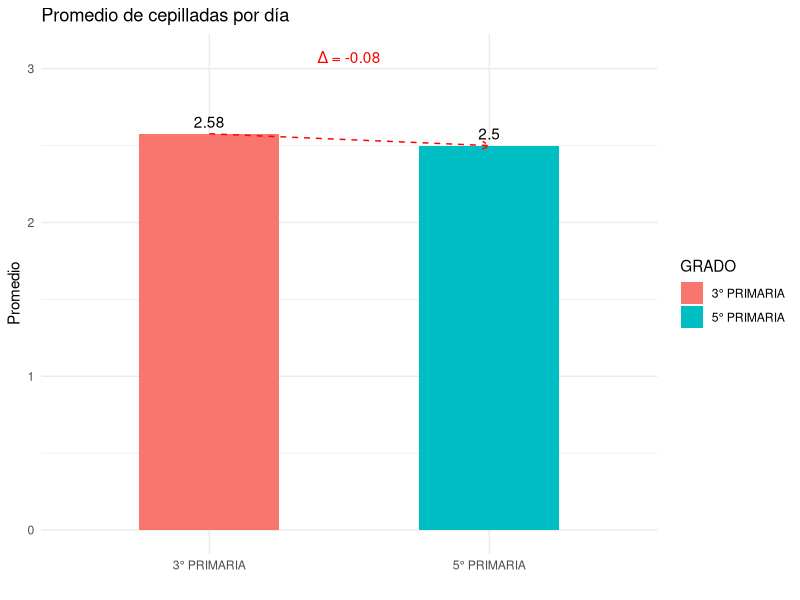
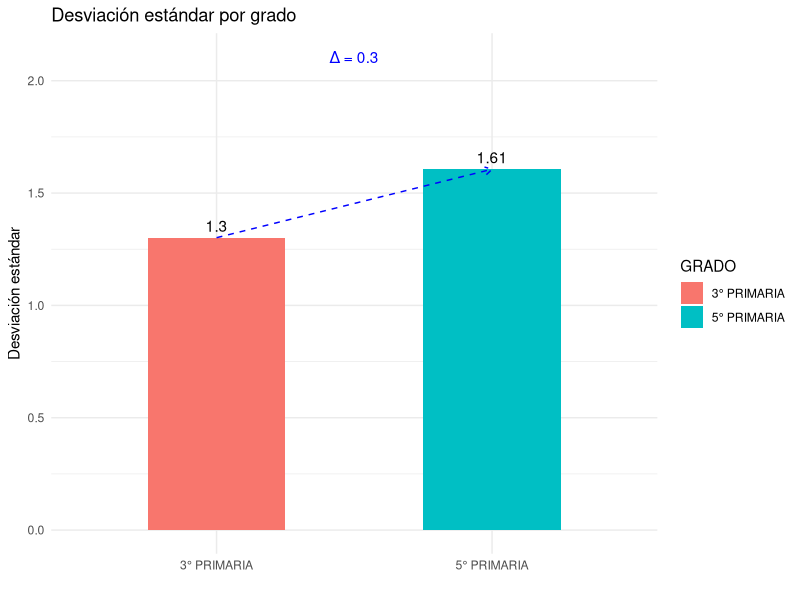
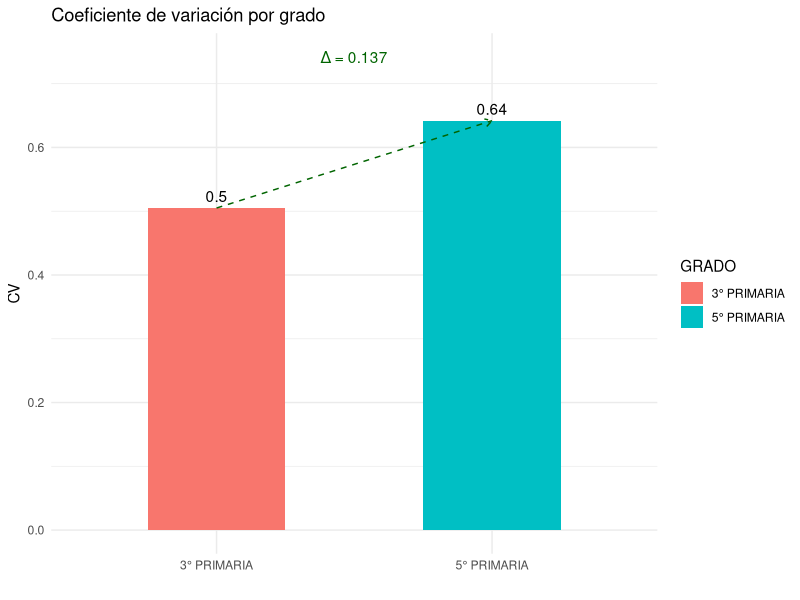

Source code (R) for these figures, in order:
# Instalar paquetes si no están instalados (solo una vez)
# install.packages(c("ggplot2", "dplyr", "tidyr", "ggpubr"))

# Cargar librerías
library(ggplot2)
library(dplyr)
library(tidyr)
library(ggpubr)

# Crear los datos
datos <- data.frame(
  GRADO = c("3° PRIMARIA", "5° PRIMARIA"),
  CANTIDADES = I(list(
    c(2,3,1,1,5,3,1,4,3,1,2,1,2,4,1,4,3,4,5,2,2,3,3,2,1,4),
    c(3,1,1,4,1,5,4,1,1,1,1,5,1,5,1,2,2,3,1,5,2,5,3,1,4,2)
  ))
)

# Expandir datos en formato largo
df <- datos %>%
  unnest(cols = c(CANTIDADES)) %>%
  group_by(GRADO) %>%
  mutate(ESTUDIANTE = row_number()) %>%
  rename(CEPILLADAS = CANTIDADES)

# Resumen estadístico
resumen <- df %>%
  group_by(GRADO) %>%
  summarise(
    MEDIA = mean(CEPILLADAS),
    DESVIACION = sd(CEPILLADAS),
    CV = round((DESVIACION / MEDIA), 3)
  )

# Calcular diferencias
diferencia_media <- diff(resumen$MEDIA)
diferencia_sd <- diff(resumen$DESVIACION)
diferencia_cv <- diff(resumen$CV)

# Gráfico 1: Promedio
g1 <- ggplot(resumen, aes(x = GRADO, y = MEDIA, fill = GRADO)) +
  geom_col(width = 0.5) +
  geom_text(aes(label = round(MEDIA,2)), vjust = -0.5) +
  annotate("segment", x = 1, xend = 2, y = resumen$MEDIA[1], yend = resumen$MEDIA[2],
           colour = "red", arrow = arrow(length = unit(0.2,"cm")), linetype = "dashed") +
  annotate("text", x = 1.5, y = max(resumen$MEDIA) + 0.5,
           label = paste0("Δ = ", round(diferencia_media, 2)), color = "red") +
  labs(title = "Promedio de cepilladas por día", y = "Promedio", x = "") +
  theme_minimal()

# Gráfico 2: Desviación estándar
g2 <- ggplot(resumen, aes(x = GRADO, y = DESVIACION, fill = GRADO)) +
  geom_col(width = 0.5) +
  geom_text(aes(label = round(DESVIACION,2)), vjust = -0.5) +
  annotate("segment", x = 1, xend = 2, y = resumen$DESVIACION[1], yend = resumen$DESVIACION[2],
           colour = "blue", arrow = arrow(length = unit(0.2,"cm")), linetype = "dashed") +
  annotate("text", x = 1.5, y = max(resumen$DESVIACION) + 0.5,
           label = paste0("Δ = ", round(diferencia_sd, 2)), color = "blue") +
  labs(title = "Desviación estándar por grado", y = "Desviación estándar", x = "") +
  theme_minimal()

# Gráfico 3: Coeficiente de variación
g3 <- ggplot(resumen, aes(x = GRADO, y = CV, fill = GRADO)) +
  geom_col(width = 0.5) +
  geom_text(aes(label = round(CV,2)), vjust = -0.5) +
  annotate("segment", x = 1, xend = 2, y = resumen$CV[1], yend = resumen$CV[2],
           colour = "darkgreen", arrow = arrow(length = unit(0.2,"cm")), linetype = "dashed") +
  annotate("text", x = 1.5, y = max(resumen$CV) + 0.1,
           label = paste0("Δ = ", round(diferencia_cv, 3)), color = "darkgreen") +
  labs(title = "Coeficiente de variación por grado", y = "CV", x = "") +
  theme_minimal()

# Mostrar los gráficos por separado
print(g1)
print(g2)
print(g3)
